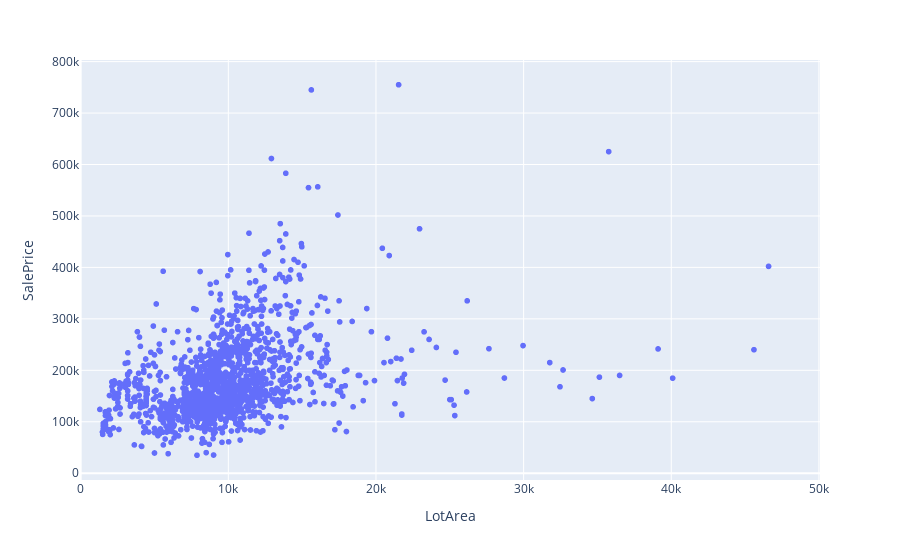

Write notebook code for a chart like this one.
### Code cell
fig = px.scatter(df, x="LotArea", y="SalePrice")
fig.show()

### Figure 1 — Plotly figure (JSON) as saved in the notebook; plotly's stock layout.template omitted (floating-point values rounded to 4 significant figures; data arrays with more than 128 entries replaced by an {"elided": "..."} marker saying what was removed)
{"data": [{"hovertemplate": "LotArea=%{x}<br>SalePrice=%{y}<extra></extra>", "legendgroup": "", "marker": {"color": "#636efa", "symbol": "circle"}, "mode": "markers", "name": "", "showlegend": false, "type": "scattergl", "x": {"elided": "1460 int values"}, "xaxis": "x", "y": {"elided": "1460 int values"}, "yaxis": "y"}], "layout": {"autosize": true, "legend": {"tracegroupgap": 0}, "margin": {"t": 60}, "xaxis": {"anchor": "y", "autorange": false, "domain": [0, 1], "range": [-45.37, 50070.0], "title": {"text": "LotArea"}, "type": "linear"}, "yaxis": {"anchor": "x", "autorange": true, "domain": [0, 1], "range": [-20860.0, 810800.0], "title": {"text": "SalePrice"}, "type": "linear"}}}
